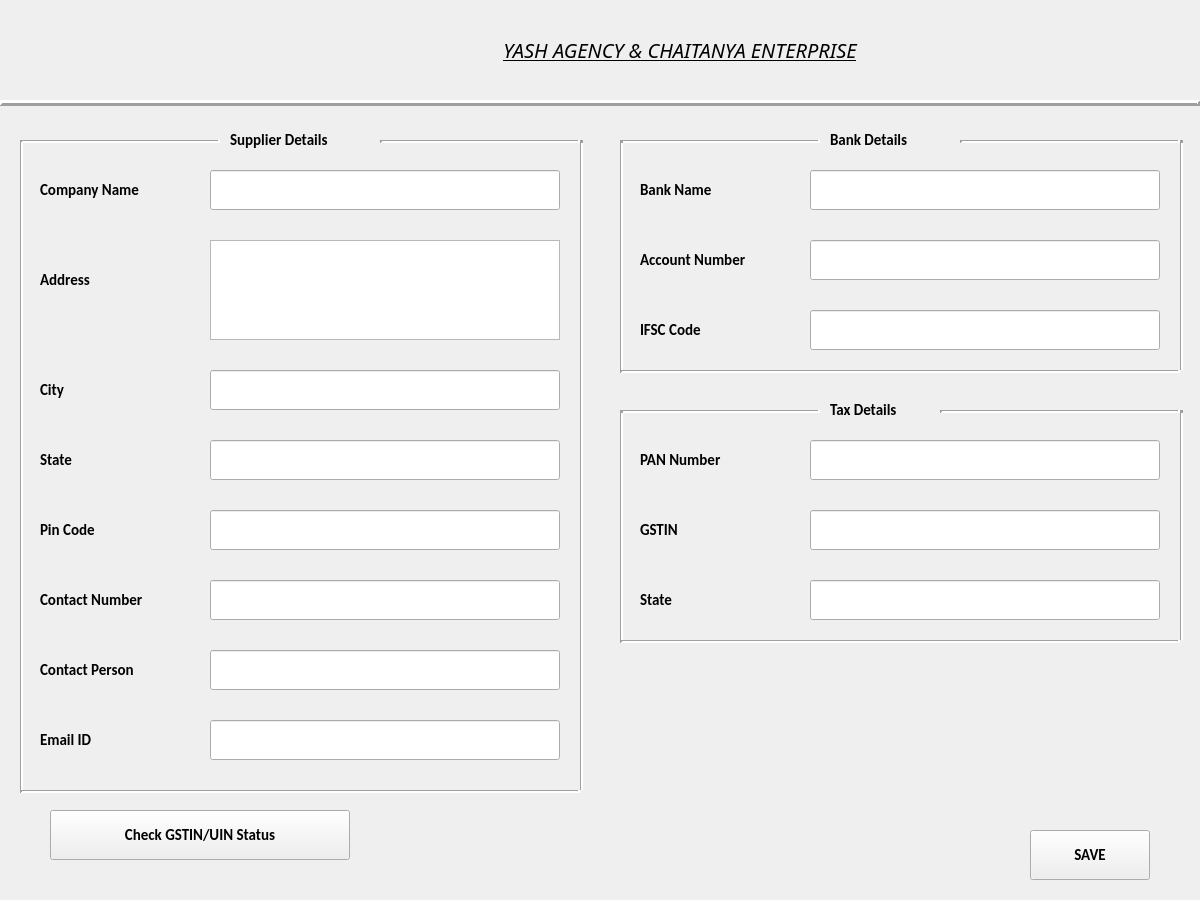
<?xml version="1.0" encoding="UTF-8"?>
<ui version="4.0">
 <class>Form</class>
 <widget class="QWidget" name="Form">
  <property name="geometry">
   <rect>
    <x>0</x>
    <y>0</y>
    <width>1200</width>
    <height>900</height>
   </rect>
  </property>
  <property name="windowTitle">
   <string>Add Supplier</string>
  </property>
  <widget class="Line" name="line">
   <property name="geometry">
    <rect>
     <x>20</x>
     <y>140</y>
     <width>3</width>
     <height>650</height>
    </rect>
   </property>
   <property name="lineWidth">
    <number>3</number>
   </property>
   <property name="orientation">
    <enum>Qt::Vertical</enum>
   </property>
  </widget>
  <widget class="QLineEdit" name="state">
   <property name="geometry">
    <rect>
     <x>210</x>
     <y>440</y>
     <width>350</width>
     <height>40</height>
    </rect>
   </property>
  </widget>
  <widget class="Line" name="line_3">
   <property name="geometry">
    <rect>
     <x>580</x>
     <y>140</y>
     <width>3</width>
     <height>650</height>
    </rect>
   </property>
   <property name="lineWidth">
    <number>3</number>
   </property>
   <property name="orientation">
    <enum>Qt::Vertical</enum>
   </property>
  </widget>
  <widget class="Line" name="line_5">
   <property name="geometry">
    <rect>
     <x>20</x>
     <y>790</y>
     <width>560</width>
     <height>3</height>
    </rect>
   </property>
   <property name="lineWidth">
    <number>3</number>
   </property>
   <property name="orientation">
    <enum>Qt::Horizontal</enum>
   </property>
  </widget>
  <widget class="QLabel" name="label_3">
   <property name="geometry">
    <rect>
     <x>40</x>
     <y>170</y>
     <width>180</width>
     <height>40</height>
    </rect>
   </property>
   <property name="font">
    <font>
     <family>Calibri</family>
     <pointsize>11</pointsize>
     <weight>75</weight>
     <bold>true</bold>
    </font>
   </property>
   <property name="text">
    <string>Company Name</string>
   </property>
  </widget>
  <widget class="QLineEdit" name="companyName">
   <property name="geometry">
    <rect>
     <x>210</x>
     <y>170</y>
     <width>350</width>
     <height>40</height>
    </rect>
   </property>
  </widget>
  <widget class="QLineEdit" name="email">
   <property name="geometry">
    <rect>
     <x>210</x>
     <y>720</y>
     <width>350</width>
     <height>40</height>
    </rect>
   </property>
  </widget>
  <widget class="QLabel" name="label_7">
   <property name="geometry">
    <rect>
     <x>40</x>
     <y>370</y>
     <width>180</width>
     <height>40</height>
    </rect>
   </property>
   <property name="font">
    <font>
     <family>Calibri</family>
     <pointsize>11</pointsize>
     <weight>75</weight>
     <bold>true</bold>
    </font>
   </property>
   <property name="text">
    <string>City</string>
   </property>
  </widget>
  <widget class="QLabel" name="label">
   <property name="geometry">
    <rect>
     <x>230</x>
     <y>120</y>
     <width>150</width>
     <height>40</height>
    </rect>
   </property>
   <property name="font">
    <font>
     <family>Calibri</family>
     <pointsize>11</pointsize>
     <weight>75</weight>
     <bold>true</bold>
    </font>
   </property>
   <property name="text">
    <string>Supplier Details</string>
   </property>
  </widget>
  <widget class="QLabel" name="label_10">
   <property name="geometry">
    <rect>
     <x>40</x>
     <y>720</y>
     <width>180</width>
     <height>40</height>
    </rect>
   </property>
   <property name="font">
    <font>
     <family>Calibri</family>
     <pointsize>11</pointsize>
     <weight>75</weight>
     <bold>true</bold>
    </font>
   </property>
   <property name="text">
    <string>Email ID</string>
   </property>
  </widget>
  <widget class="QLabel" name="label_2">
   <property name="geometry">
    <rect>
     <x>250</x>
     <y>10</y>
     <width>860</width>
     <height>80</height>
    </rect>
   </property>
   <property name="font">
    <font>
     <family>News701 BT</family>
     <pointsize>15</pointsize>
     <weight>50</weight>
     <italic>true</italic>
     <bold>false</bold>
     <underline>true</underline>
    </font>
   </property>
   <property name="text">
    <string>YASH AGENCY &amp; CHAITANYA ENTERPRISE</string>
   </property>
   <property name="scaledContents">
    <bool>true</bool>
   </property>
   <property name="alignment">
    <set>Qt::AlignCenter</set>
   </property>
   <property name="wordWrap">
    <bool>false</bool>
   </property>
  </widget>
  <widget class="QLineEdit" name="city">
   <property name="geometry">
    <rect>
     <x>210</x>
     <y>370</y>
     <width>350</width>
     <height>40</height>
    </rect>
   </property>
  </widget>
  <widget class="QLabel" name="label_8">
   <property name="geometry">
    <rect>
     <x>40</x>
     <y>260</y>
     <width>180</width>
     <height>40</height>
    </rect>
   </property>
   <property name="font">
    <font>
     <family>Calibri</family>
     <pointsize>11</pointsize>
     <weight>75</weight>
     <bold>true</bold>
    </font>
   </property>
   <property name="text">
    <string>Address</string>
   </property>
  </widget>
  <widget class="QLineEdit" name="pin">
   <property name="geometry">
    <rect>
     <x>210</x>
     <y>510</y>
     <width>350</width>
     <height>40</height>
    </rect>
   </property>
  </widget>
  <widget class="QLabel" name="label_5">
   <property name="geometry">
    <rect>
     <x>40</x>
     <y>580</y>
     <width>180</width>
     <height>40</height>
    </rect>
   </property>
   <property name="font">
    <font>
     <family>Calibri</family>
     <pointsize>11</pointsize>
     <weight>75</weight>
     <bold>true</bold>
    </font>
   </property>
   <property name="text">
    <string>Contact Number</string>
   </property>
  </widget>
  <widget class="QPushButton" name="saveButton">
   <property name="geometry">
    <rect>
     <x>1030</x>
     <y>830</y>
     <width>120</width>
     <height>50</height>
    </rect>
   </property>
   <property name="font">
    <font>
     <family>Calibri</family>
     <pointsize>11</pointsize>
     <weight>75</weight>
     <bold>true</bold>
    </font>
   </property>
   <property name="text">
    <string>SAVE</string>
   </property>
  </widget>
  <widget class="QLabel" name="label_9">
   <property name="geometry">
    <rect>
     <x>40</x>
     <y>650</y>
     <width>180</width>
     <height>40</height>
    </rect>
   </property>
   <property name="font">
    <font>
     <family>Calibri</family>
     <pointsize>11</pointsize>
     <weight>75</weight>
     <bold>true</bold>
    </font>
   </property>
   <property name="text">
    <string>Contact Person</string>
   </property>
  </widget>
  <widget class="QLabel" name="label_4">
   <property name="geometry">
    <rect>
     <x>40</x>
     <y>510</y>
     <width>180</width>
     <height>40</height>
    </rect>
   </property>
   <property name="font">
    <font>
     <family>Calibri</family>
     <pointsize>11</pointsize>
     <weight>75</weight>
     <bold>true</bold>
    </font>
   </property>
   <property name="text">
    <string>Pin Code</string>
   </property>
  </widget>
  <widget class="Line" name="line_4">
   <property name="geometry">
    <rect>
     <x>20</x>
     <y>140</y>
     <width>200</width>
     <height>3</height>
    </rect>
   </property>
   <property name="lineWidth">
    <number>3</number>
   </property>
   <property name="orientation">
    <enum>Qt::Horizontal</enum>
   </property>
  </widget>
  <widget class="QLineEdit" name="contactNo">
   <property name="geometry">
    <rect>
     <x>210</x>
     <y>580</y>
     <width>350</width>
     <height>40</height>
    </rect>
   </property>
  </widget>
  <widget class="Line" name="line_2">
   <property name="geometry">
    <rect>
     <x>0</x>
     <y>95</y>
     <width>1200</width>
     <height>16</height>
    </rect>
   </property>
   <property name="frameShadow">
    <enum>QFrame::Raised</enum>
   </property>
   <property name="lineWidth">
    <number>3</number>
   </property>
   <property name="orientation">
    <enum>Qt::Horizontal</enum>
   </property>
  </widget>
  <widget class="Line" name="line_8">
   <property name="geometry">
    <rect>
     <x>380</x>
     <y>140</y>
     <width>200</width>
     <height>3</height>
    </rect>
   </property>
   <property name="lineWidth">
    <number>3</number>
   </property>
   <property name="orientation">
    <enum>Qt::Horizontal</enum>
   </property>
  </widget>
  <widget class="QTextEdit" name="address">
   <property name="geometry">
    <rect>
     <x>210</x>
     <y>240</y>
     <width>350</width>
     <height>100</height>
    </rect>
   </property>
  </widget>
  <widget class="QLabel" name="Y_2">
   <property name="geometry">
    <rect>
     <x>0</x>
     <y>0</y>
     <width>180</width>
     <height>100</height>
    </rect>
   </property>
   <property name="text">
    <string/>
   </property>
   <property name="pixmap">
    <pixmap>yash logo.jpeg</pixmap>
   </property>
   <property name="scaledContents">
    <bool>true</bool>
   </property>
  </widget>
  <widget class="QLineEdit" name="contactPerson">
   <property name="geometry">
    <rect>
     <x>210</x>
     <y>650</y>
     <width>350</width>
     <height>40</height>
    </rect>
   </property>
  </widget>
  <widget class="QPushButton" name="linkButton">
   <property name="geometry">
    <rect>
     <x>50</x>
     <y>810</y>
     <width>300</width>
     <height>50</height>
    </rect>
   </property>
   <property name="font">
    <font>
     <family>Calibri</family>
     <pointsize>11</pointsize>
     <weight>75</weight>
     <bold>true</bold>
    </font>
   </property>
   <property name="text">
    <string>Check GSTIN/UIN Status</string>
   </property>
  </widget>
  <widget class="QLabel" name="label_6">
   <property name="geometry">
    <rect>
     <x>40</x>
     <y>440</y>
     <width>180</width>
     <height>40</height>
    </rect>
   </property>
   <property name="font">
    <font>
     <family>Calibri</family>
     <pointsize>11</pointsize>
     <weight>75</weight>
     <bold>true</bold>
    </font>
   </property>
   <property name="text">
    <string>State</string>
   </property>
  </widget>
  <widget class="QLabel" name="label_11">
   <property name="geometry">
    <rect>
     <x>830</x>
     <y>120</y>
     <width>150</width>
     <height>40</height>
    </rect>
   </property>
   <property name="font">
    <font>
     <family>Calibri</family>
     <pointsize>11</pointsize>
     <weight>75</weight>
     <bold>true</bold>
    </font>
   </property>
   <property name="text">
    <string>Bank Details</string>
   </property>
  </widget>
  <widget class="Line" name="line_9">
   <property name="geometry">
    <rect>
     <x>960</x>
     <y>140</y>
     <width>220</width>
     <height>3</height>
    </rect>
   </property>
   <property name="lineWidth">
    <number>3</number>
   </property>
   <property name="orientation">
    <enum>Qt::Horizontal</enum>
   </property>
  </widget>
  <widget class="Line" name="line_6">
   <property name="geometry">
    <rect>
     <x>620</x>
     <y>140</y>
     <width>200</width>
     <height>3</height>
    </rect>
   </property>
   <property name="lineWidth">
    <number>3</number>
   </property>
   <property name="orientation">
    <enum>Qt::Horizontal</enum>
   </property>
  </widget>
  <widget class="Line" name="line_7">
   <property name="geometry">
    <rect>
     <x>620</x>
     <y>140</y>
     <width>3</width>
     <height>230</height>
    </rect>
   </property>
   <property name="lineWidth">
    <number>3</number>
   </property>
   <property name="orientation">
    <enum>Qt::Vertical</enum>
   </property>
  </widget>
  <widget class="Line" name="line_10">
   <property name="geometry">
    <rect>
     <x>1180</x>
     <y>140</y>
     <width>3</width>
     <height>230</height>
    </rect>
   </property>
   <property name="lineWidth">
    <number>3</number>
   </property>
   <property name="orientation">
    <enum>Qt::Vertical</enum>
   </property>
  </widget>
  <widget class="Line" name="line_11">
   <property name="geometry">
    <rect>
     <x>620</x>
     <y>370</y>
     <width>560</width>
     <height>3</height>
    </rect>
   </property>
   <property name="lineWidth">
    <number>3</number>
   </property>
   <property name="orientation">
    <enum>Qt::Horizontal</enum>
   </property>
  </widget>
  <widget class="QLineEdit" name="bankName">
   <property name="geometry">
    <rect>
     <x>810</x>
     <y>170</y>
     <width>350</width>
     <height>40</height>
    </rect>
   </property>
  </widget>
  <widget class="QLineEdit" name="accountNo">
   <property name="geometry">
    <rect>
     <x>810</x>
     <y>240</y>
     <width>350</width>
     <height>40</height>
    </rect>
   </property>
  </widget>
  <widget class="QLineEdit" name="ifsc">
   <property name="geometry">
    <rect>
     <x>810</x>
     <y>310</y>
     <width>350</width>
     <height>40</height>
    </rect>
   </property>
  </widget>
  <widget class="QLabel" name="label_12">
   <property name="geometry">
    <rect>
     <x>640</x>
     <y>240</y>
     <width>180</width>
     <height>40</height>
    </rect>
   </property>
   <property name="font">
    <font>
     <family>Calibri</family>
     <pointsize>11</pointsize>
     <weight>75</weight>
     <bold>true</bold>
    </font>
   </property>
   <property name="text">
    <string>Account Number</string>
   </property>
  </widget>
  <widget class="QLabel" name="label_13">
   <property name="geometry">
    <rect>
     <x>640</x>
     <y>170</y>
     <width>180</width>
     <height>40</height>
    </rect>
   </property>
   <property name="font">
    <font>
     <family>Calibri</family>
     <pointsize>11</pointsize>
     <weight>75</weight>
     <bold>true</bold>
    </font>
   </property>
   <property name="text">
    <string>Bank Name</string>
   </property>
  </widget>
  <widget class="QLabel" name="label_14">
   <property name="geometry">
    <rect>
     <x>640</x>
     <y>310</y>
     <width>180</width>
     <height>40</height>
    </rect>
   </property>
   <property name="font">
    <font>
     <family>Calibri</family>
     <pointsize>11</pointsize>
     <weight>75</weight>
     <bold>true</bold>
    </font>
   </property>
   <property name="text">
    <string>IFSC Code</string>
   </property>
  </widget>
  <widget class="QLabel" name="label_15">
   <property name="geometry">
    <rect>
     <x>640</x>
     <y>510</y>
     <width>180</width>
     <height>40</height>
    </rect>
   </property>
   <property name="font">
    <font>
     <family>Calibri</family>
     <pointsize>11</pointsize>
     <weight>75</weight>
     <bold>true</bold>
    </font>
   </property>
   <property name="text">
    <string>GSTIN</string>
   </property>
  </widget>
  <widget class="QLineEdit" name="panNo">
   <property name="geometry">
    <rect>
     <x>810</x>
     <y>440</y>
     <width>350</width>
     <height>40</height>
    </rect>
   </property>
  </widget>
  <widget class="QLabel" name="label_16">
   <property name="geometry">
    <rect>
     <x>640</x>
     <y>580</y>
     <width>180</width>
     <height>40</height>
    </rect>
   </property>
   <property name="font">
    <font>
     <family>Calibri</family>
     <pointsize>11</pointsize>
     <weight>75</weight>
     <bold>true</bold>
    </font>
   </property>
   <property name="text">
    <string>State</string>
   </property>
  </widget>
  <widget class="Line" name="line_12">
   <property name="geometry">
    <rect>
     <x>1180</x>
     <y>410</y>
     <width>3</width>
     <height>230</height>
    </rect>
   </property>
   <property name="lineWidth">
    <number>3</number>
   </property>
   <property name="orientation">
    <enum>Qt::Vertical</enum>
   </property>
  </widget>
  <widget class="QLabel" name="label_17">
   <property name="geometry">
    <rect>
     <x>830</x>
     <y>390</y>
     <width>150</width>
     <height>40</height>
    </rect>
   </property>
   <property name="font">
    <font>
     <family>Calibri</family>
     <pointsize>11</pointsize>
     <weight>75</weight>
     <bold>true</bold>
    </font>
   </property>
   <property name="text">
    <string>Tax Details</string>
   </property>
  </widget>
  <widget class="Line" name="line_13">
   <property name="geometry">
    <rect>
     <x>620</x>
     <y>410</y>
     <width>200</width>
     <height>3</height>
    </rect>
   </property>
   <property name="lineWidth">
    <number>3</number>
   </property>
   <property name="orientation">
    <enum>Qt::Horizontal</enum>
   </property>
  </widget>
  <widget class="QLineEdit" name="gstin">
   <property name="geometry">
    <rect>
     <x>810</x>
     <y>510</y>
     <width>350</width>
     <height>40</height>
    </rect>
   </property>
  </widget>
  <widget class="Line" name="line_14">
   <property name="geometry">
    <rect>
     <x>620</x>
     <y>410</y>
     <width>3</width>
     <height>230</height>
    </rect>
   </property>
   <property name="lineWidth">
    <number>3</number>
   </property>
   <property name="orientation">
    <enum>Qt::Vertical</enum>
   </property>
  </widget>
  <widget class="Line" name="line_15">
   <property name="geometry">
    <rect>
     <x>940</x>
     <y>410</y>
     <width>240</width>
     <height>3</height>
    </rect>
   </property>
   <property name="lineWidth">
    <number>3</number>
   </property>
   <property name="orientation">
    <enum>Qt::Horizontal</enum>
   </property>
  </widget>
  <widget class="QLineEdit" name="taxState">
   <property name="geometry">
    <rect>
     <x>810</x>
     <y>580</y>
     <width>350</width>
     <height>40</height>
    </rect>
   </property>
  </widget>
  <widget class="Line" name="line_16">
   <property name="geometry">
    <rect>
     <x>620</x>
     <y>640</y>
     <width>560</width>
     <height>3</height>
    </rect>
   </property>
   <property name="lineWidth">
    <number>3</number>
   </property>
   <property name="orientation">
    <enum>Qt::Horizontal</enum>
   </property>
  </widget>
  <widget class="QLabel" name="label_18">
   <property name="geometry">
    <rect>
     <x>640</x>
     <y>440</y>
     <width>180</width>
     <height>40</height>
    </rect>
   </property>
   <property name="font">
    <font>
     <family>Calibri</family>
     <pointsize>11</pointsize>
     <weight>75</weight>
     <bold>true</bold>
    </font>
   </property>
   <property name="text">
    <string>PAN Number</string>
   </property>
  </widget>
 </widget>
 <resources/>
 <connections/>
</ui>
